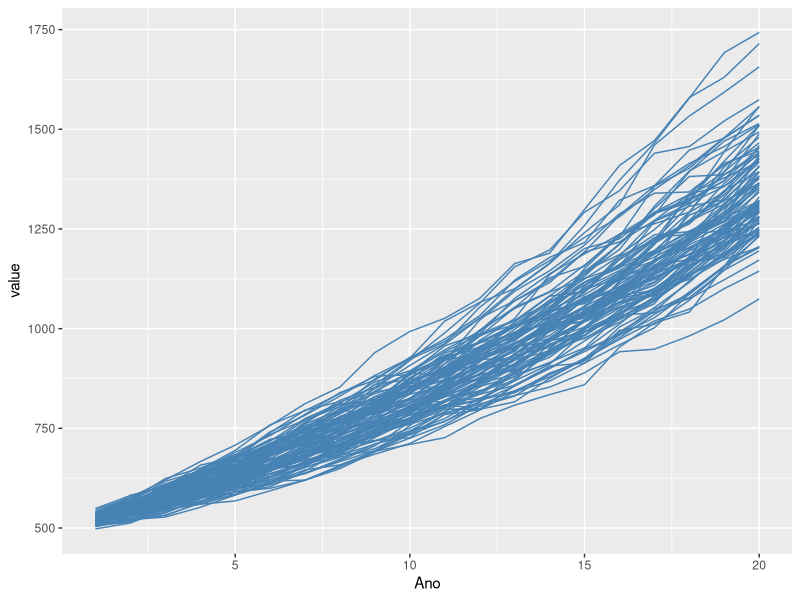
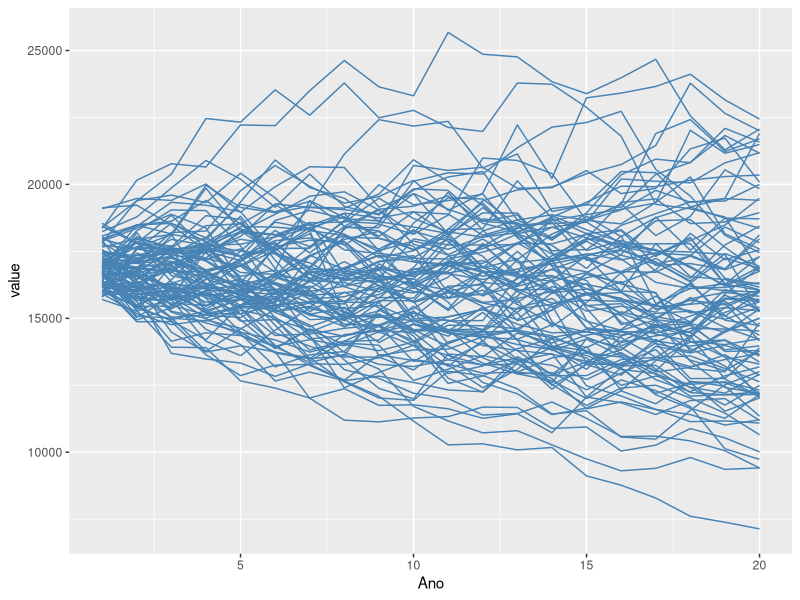
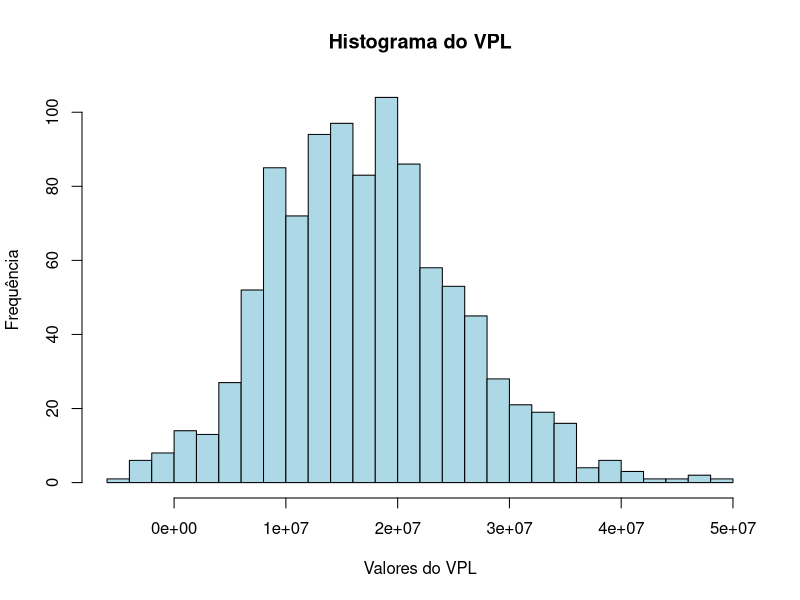

Write the R code that produced these figures, in order.
## ---- chunk 1
#install.packages('dplyr')
#install.packages('ggplot2')
#install.packages("reshape2")


library(dplyr)
library(ggplot2)
library(reshape2)


rm(list=ls())

## ---- chunk 2
#Dados de entrada
#-----------------------------------
qMW <- 10                                 #potencia do parque
fatorCap <- 0.2                           #fator de capacidade
q0 = qMW*24*365*fatorCap                  #producao anual de energia
p0 = 500                                  #preco da energia

invInicial = 50000000                     #investimento inicial

custManut = 0.01                          #custo de manutencao (perc sobre o inv inicial)
miManut = 0.05                            #taxa de crescimento do custo de manutencao

custoVar = 0.005                          #custo variavel
custoManIni = invInicial * custManut

nyears = 20                               #Numero de anos do parque

cust_manut = matrix(0, 1, nyears)

med_prec = 0.05                           #taxa de crescimento anual do preço da energia
vol_prec= 0.02                            #volatilidade anual do preço da energia

med_prod <- -0.0075                       #media de crescimento/queda anual da produção
vol_irradia <- 0.05                       #volatilidade anual da produção

taxa_desc = 0.15                          #taxa de desconto
taxa_lr = 0.1                             #taxa livre de risco
tempo_decisao = 1                         #tempo para tomar decisao
dividendo <- 0.05                         #dividendo pago se projeto for implantado

#emprestimo
razaoEmprestimo <- 0.                    #razão de capital de terceiros (empréstimo) 
empNominal = razaoEmprestimo * invInicial #total do empréstimo
jurosEmp = 0.1057                         #juro cobrado no empréstimo
pAmortiza = empNominal/nyears             #número de anos de amortização do empréstimo

#Parametros da Simulacao
set.seed(0)                               #semente de geração dos números aleatórios
ncenarios = 1000                          #número de cenários

#----------------------------------------

## ---- chunk 3
#Emprestimo
amortiza = matrix(pAmortiza, 1, nyears)
juros = matrix(0, 1, nyears)

saldoD = empNominal + pAmortiza
for (i in 1:nyears){
  saldoD = saldoD-pAmortiza
  juros[1,i] = saldoD *jurosEmp
}

#Inicializacao de variaveis

pener = matrix(0, ncenarios, nyears)      #preco de energia
qener <- matrix(0, ncenarios, nyears)     #quantidade de energia
vp1 = matrix(0, ncenarios, 1)             #valor presente no ano 1
vp0 = matrix(0, ncenarios, 1)             #valor presente no ano 0
vp_Ref0 = matrix(0, ncenarios, nyears)    #fluxo de caixa descontado até o ano 0
vp_Ref = matrix(0, ncenarios, nyears)     #fluxo de caixa descontado até o ano 1
fat_desc = matrix(0, 1, nyears)           #fator de desconto para o ano 1
fat_desc0 = matrix(0, 1, nyears)          #fator de desconto para o ano 0


#Calculo dos fatores de desconto para o ano 0 e ano 1
for (i in 1:nyears)
{
  fat_desc[1,i] = 1/(1+taxa_desc)^(i-1)
  fat_desc0[1,i] = 1/(1+taxa_desc)^(i)
}

#Custo de manutencao
cust_manut[1,1] = custoManIni * (1+miManut)
for (i in 2:nyears)
{
  cust_manut[1,i] = cust_manut[1,i-1] * (1+miManut)
}

## ---- chunk 4

# Cenarios de preco de energia
for (i in 1:ncenarios)
{
  pener[i,1] = p0*exp(med_prec -vol_prec/2+ rnorm(1,mean=0,sd=vol_prec))
  qener[i,1] = q0*exp(med_prod -vol_irradia/2 + rnorm(1,mean = 0, sd=vol_irradia))
}

for (i in 1:ncenarios)
{
  for (j in 2:nyears)
  {
    pener[i,j] =  pener[i,j-1]*exp(med_prec + rnorm(1,mean=0,sd=vol_prec))
    qener[i,j] =  qener[i,j-1]*exp(med_prod + rnorm(1,mean=0,sd=vol_irradia))
  }
}

dfPener <- data.frame(t(pener[1:100,]))
dfAnos <- data.frame(Ano=c(1:nyears))
dfPener <- cbind(dfAnos, dfPener)
dfPener <- melt(dfPener, id=c("Ano"))

p<-ggplot(dfPener, aes(x=Ano, y=value, shape=variable))+geom_line(color="steelblue")
print(p)


dfQener <- data.frame(t(qener[1:100,]))
dfAnos <- data.frame(Ano=c(1:nyears))
dfQener <- cbind(dfAnos, dfQener)
dfQener <- melt(dfQener, id=c("Ano"))

p<-ggplot(dfQener, aes(x=Ano, y=value, shape=variable))+geom_line(color="steelblue")
print(p)

## ---- chunk 5
for (i in 1:ncenarios)
{
  for (j in 1:nyears)
  {
        vp_Ref[i,j] <-  (qener[i,j] * pener[i,j] * (1-custoVar) - cust_manut[1,j] - amortiza[1,j] - juros[1,j]) * fat_desc[1,j]
        vp_Ref0[i,j] <- (qener[i,j] * pener[i,j] * (1-custoVar) - cust_manut[1,j] - amortiza[1,j] - juros[1,j]) * fat_desc0[1,j]
  }
  vp1[i,1] <- sum(vp_Ref[i,1:nyears])
  vp0[i,1] <- sum(vp_Ref0[i,1:nyears])
} 
## ---- chunk 6

#Volatilidade do projeto

ret_proj <- log(vp1[,1]/mean(vp0[,1]))

volProj <- sd(log(vp1[,1]/mean(vp0[,1])))


dfVP0 <- data.frame(vp0)

fc0 <- invInicial * (1-razaoEmprestimo)
vpl <- dfVP0$vp0 - fc0 
hist(vpl, 
     breaks = 30,                  # Número de barras
     main = "Histograma do VPL",   # Título principal
     xlab = "Valores do VPL",      # Título do eixo X
     ylab = "Frequência",          # Título do eixo Y
     col = "lightblue",            # Cor do histograma
     border = "black")             # Cor das bordas das barras


## ---- chunk 7

#Black and Scholes
# Função para calcular o preço da call
black_scholes_call <- function(S, K, vol, r, t, d) {
  # Calcula d1 e d2
  d1 <- (log(S / K) + (r - d + 0.5 * vol^2) * t) / (vol * sqrt(t))
  d2 <- d1 - vol * sqrt(t)
  
  # Calcula o preço da call
  call_price <- S * exp(-d * t) * pnorm(d1) - K * exp(-r * t) * pnorm(d2)
  
  return(call_price)
}

S <- mean(vp0[,1])
K <- fc0
vol <- volProj
r <- taxa_lr
t <- tempo_decisao
d <- dividendo


# Calcula o preço da call
preco_call <- black_scholes_call(S, K, vol, r, t, d)
print(preco_call)
## ---- chunk 8
cat("S ", format(S, nsmall = 2))
cat("K", format(K, scientific = FALSE, nsmall = 2))
print(paste("Vol", format(vol, nsmall = 2)))
print(paste("taxa", taxa_desc))
print(paste("taxa livre de risco", taxa_lr))
print(paste("dividendos", d))
print(paste("Tempo decisao", t))

print(paste("VPL Referencia", format(S-K, nsmall = 2)))
print(paste("VPL Expandido", format(preco_call, nsmall = 2)))

if (preco_call > S-K){
  cat("**Decisão deve ser ESPERAR, pois VPL expandido maior que VPL de referencia**")
}else{
  cat("**Decisão deve ser INVESTIR AGORA, pois VPL expandido menor que VPL de referencia**")
}


